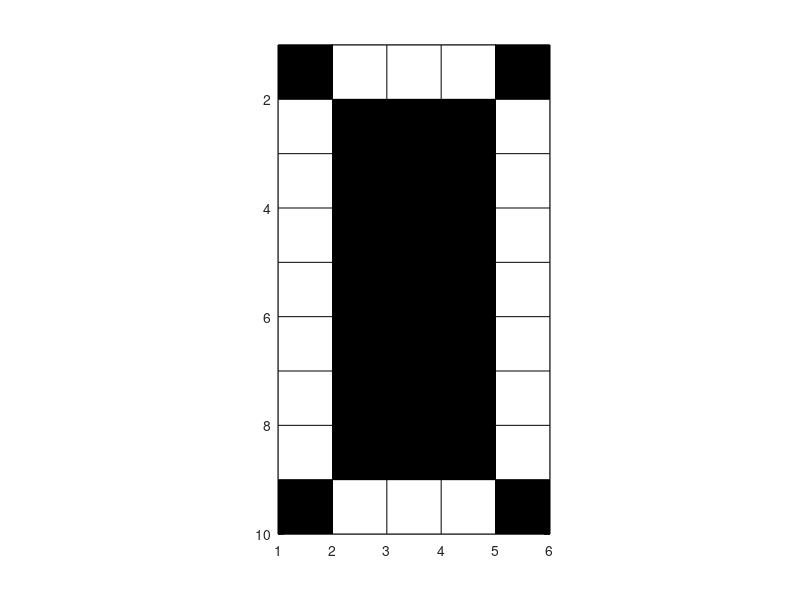

Source code (MATLAB):
function [digit1,digit2,digit3,digit4,digit5,digit6,digit7,digit8,digit9,digit0] = bit_maps()

% ==============================
% Bit maps for digit recognition
% ==============================

% ============================================================================
% Reference: Negnevitsky, M., "Artificial Intelligence: A Guide to Intelligent  
%            Systems", 3rd end. Addison Wesley, Harlow, England, 2011.                 
%            Sec. 9.4 Will a neural network work for my problem?              
% ============================================================================

digit1 =  [0 0 1 0 0
           0 1 1 0 0
           1 0 1 0 0
           0 0 1 0 0
           0 0 1 0 0
           0 0 1 0 0
           0 0 1 0 0
           0 0 1 0 0
           0 0 1 0 0 ];
        
digit=digit1;
digit_plot(digit)

digit2 =  [0 1 1 1 0
           1 0 0 0 1
           0 0 0 0 1
           0 0 0 0 1
           0 0 0 1 0
           0 0 1 0 0
           0 1 0 0 0
           1 0 0 0 0
           1 1 1 1 1 ];
        
digit=digit2;
digit_plot(digit)

digit3 =  [0 1 1 1 0 
           1 0 0 0 1 
           0 0 0 0 1 
           0 0 0 0 1 
           0 0 0 1 0 
           0 0 0 0 1 
           0 0 0 0 1 
           1 0 0 0 1 
           0 1 1 1 0 ];
        
digit=digit3;
digit_plot(digit)

digit4 =  [0 0 0 1 0 
           0 0 1 1 0 
           0 0 1 1 0 
           0 1 0 1 0 
           0 1 0 1 0 
           1 0 0 1 0 
           1 1 1 1 1 
           0 0 0 1 0
           0 0 0 1 0 ];
        
digit=digit4;
digit_plot(digit)

digit5 =  [1 1 1 1 1 
           1 0 0 0 0 
           1 0 0 0 0 
           1 1 1 1 0 
           1 0 0 0 1 
           0 0 0 0 1 
           0 0 0 0 1 
           1 0 0 0 1 
           0 1 1 1 0 ];
     
digit=digit5;
digit_plot(digit)

digit6 =  [0 1 1 1 0 
           1 0 0 0 1 
           1 0 0 0 0 
           1 0 0 0 0 
           1 1 1 1 0 
           1 0 0 0 1 
           1 0 0 0 1
           1 0 0 0 1 
           0 1 1 1 0 ];
     
digit=digit6;
digit_plot(digit)

digit7 =  [1 1 1 1 1 
           0 0 0 0 1
           0 0 0 1 0 
           0 0 0 1 0 
           0 0 1 0 0 
           0 0 1 0 0 
           0 1 0 0 0 
           0 1 0 0 0 
           0 1 0 0 0 ];
        
digit=digit7;
digit_plot(digit)

digit8 =  [0 1 1 1 0 
           1 0 0 0 1 
           1 0 0 0 1 
           1 0 0 0 1 
           0 1 1 1 0 
           1 0 0 0 1 
           1 0 0 0 1 
           1 0 0 0 1 
           0 1 1 1 0 ];
        
digit=digit8;
digit_plot(digit)

digit9 =  [0 1 1 1 0 
           1 0 0 0 1 
           1 0 0 0 1 
           1 0 0 0 1 
           0 1 1 1 1 
           0 0 0 0 1 
           0 0 0 0 1 
           1 0 0 0 1 
           0 1 1 1 0 ];
        
digit=digit9;
digit_plot(digit)

digit0 =  [0 1 1 1 0 
           1 0 0 0 1 
           1 0 0 0 1 
           1 0 0 0 1 
           1 0 0 0 1 
           1 0 0 0 1 
           1 0 0 0 1 
           1 0 0 0 1 
           0 1 1 1 0 ];
     
digit=digit0;
digit_plot(digit)

function digit_plot(digit);

[m n]=size(digit);
digit_plot=[digit digit(:,[n])]';
digit_plot=[digit_plot digit_plot(:,[m])]';
pcolor(digit_plot)
colormap(gray)
axis('ij')
axis image
pause(1.0)